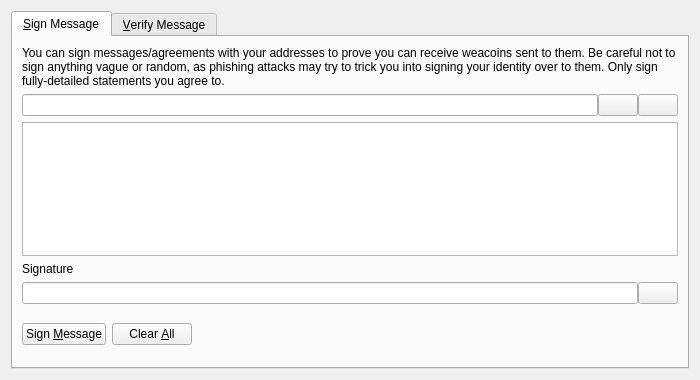
<?xml version="1.0" encoding="UTF-8"?>
<ui version="4.0">
 <class>SignVerifyMessageDialog</class>
 <widget class="QDialog" name="SignVerifyMessageDialog">
  <property name="geometry">
   <rect>
    <x>0</x>
    <y>0</y>
    <width>700</width>
    <height>380</height>
   </rect>
  </property>
  <property name="windowTitle">
   <string>Signatures - Sign / Verify a Message</string>
  </property>
  <property name="modal">
   <bool>true</bool>
  </property>
  <layout class="QVBoxLayout" name="verticalLayout">
   <item>
    <widget class="QTabWidget" name="tabWidget">
     <property name="currentIndex">
      <number>0</number>
     </property>
     <widget class="QWidget" name="tabSignMessage">
      <attribute name="title">
       <string>&amp;Sign Message</string>
      </attribute>
      <layout class="QVBoxLayout" name="verticalLayout_SM">
       <item>
        <widget class="QLabel" name="infoLabel_SM">
         <property name="text">
          <string>You can sign messages/agreements with your addresses to prove you can receive weacoins sent to them. Be careful not to sign anything vague or random, as phishing attacks may try to trick you into signing your identity over to them. Only sign fully-detailed statements you agree to.</string>
         </property>
         <property name="textFormat">
          <enum>Qt::PlainText</enum>
         </property>
         <property name="wordWrap">
          <bool>true</bool>
         </property>
        </widget>
       </item>
       <item>
        <layout class="QHBoxLayout" name="horizontalLayout_1_SM">
         <property name="spacing">
          <number>0</number>
         </property>
         <item>
          <widget class="QValidatedLineEdit" name="addressIn_SM">
           <property name="toolTip">
            <string>The Weacoin address to sign the message with</string>
           </property>
          </widget>
         </item>
         <item>
          <widget class="QPushButton" name="addressBookButton_SM">
           <property name="toolTip">
            <string>Choose previously used address</string>
           </property>
           <property name="text">
            <string/>
           </property>
           <property name="icon">
            <iconset resource="../bitcoin.qrc">
             <normaloff>:/icons/address-book</normaloff>:/icons/address-book</iconset>
           </property>
           <property name="shortcut">
            <string>Alt+A</string>
           </property>
           <property name="autoDefault">
            <bool>false</bool>
           </property>
          </widget>
         </item>
         <item>
          <widget class="QPushButton" name="pasteButton_SM">
           <property name="toolTip">
            <string>Paste address from clipboard</string>
           </property>
           <property name="text">
            <string/>
           </property>
           <property name="icon">
            <iconset resource="../bitcoin.qrc">
             <normaloff>:/icons/editpaste</normaloff>:/icons/editpaste</iconset>
           </property>
           <property name="shortcut">
            <string>Alt+P</string>
           </property>
           <property name="autoDefault">
            <bool>false</bool>
           </property>
          </widget>
         </item>
        </layout>
       </item>
       <item>
        <widget class="QPlainTextEdit" name="messageIn_SM">
         <property name="toolTip">
          <string>Enter the message you want to sign here</string>
         </property>
        </widget>
       </item>
       <item>
        <widget class="QLabel" name="signatureLabel_SM">
         <property name="text">
          <string>Signature</string>
         </property>
         <property name="textFormat">
          <enum>Qt::PlainText</enum>
         </property>
        </widget>
       </item>
       <item>
        <layout class="QHBoxLayout" name="horizontalLayout_2_SM">
         <property name="spacing">
          <number>0</number>
         </property>
         <item>
          <widget class="QLineEdit" name="signatureOut_SM">
           <property name="font">
            <font>
             <italic>true</italic>
            </font>
           </property>
           <property name="readOnly">
            <bool>true</bool>
           </property>
          </widget>
         </item>
         <item>
          <widget class="QPushButton" name="copySignatureButton_SM">
           <property name="toolTip">
            <string>Copy the current signature to the system clipboard</string>
           </property>
           <property name="text">
            <string/>
           </property>
           <property name="icon">
            <iconset resource="../bitcoin.qrc">
             <normaloff>:/icons/editcopy</normaloff>:/icons/editcopy</iconset>
           </property>
           <property name="autoDefault">
            <bool>false</bool>
           </property>
          </widget>
         </item>
        </layout>
       </item>
       <item>
        <layout class="QHBoxLayout" name="horizontalLayout_3_SM">
         <item>
          <widget class="QPushButton" name="signMessageButton_SM">
           <property name="toolTip">
            <string>Sign the message to prove you own this Weacoin address</string>
           </property>
           <property name="text">
            <string>Sign &amp;Message</string>
           </property>
           <property name="icon">
            <iconset resource="../bitcoin.qrc">
             <normaloff>:/icons/edit</normaloff>:/icons/edit</iconset>
           </property>
           <property name="autoDefault">
            <bool>false</bool>
           </property>
          </widget>
         </item>
         <item>
          <widget class="QPushButton" name="clearButton_SM">
           <property name="toolTip">
            <string>Reset all sign message fields</string>
           </property>
           <property name="text">
            <string>Clear &amp;All</string>
           </property>
           <property name="icon">
            <iconset resource="../bitcoin.qrc">
             <normaloff>:/icons/remove</normaloff>:/icons/remove</iconset>
           </property>
           <property name="autoDefault">
            <bool>false</bool>
           </property>
          </widget>
         </item>
         <item>
          <spacer name="horizontalSpacer_1_SM">
           <property name="orientation">
            <enum>Qt::Horizontal</enum>
           </property>
           <property name="sizeHint" stdset="0">
            <size>
             <width>40</width>
             <height>48</height>
            </size>
           </property>
          </spacer>
         </item>
         <item>
          <widget class="QLabel" name="statusLabel_SM">
           <property name="font">
            <font>
             <weight>75</weight>
             <bold>true</bold>
            </font>
           </property>
           <property name="text">
            <string/>
           </property>
           <property name="wordWrap">
            <bool>true</bool>
           </property>
          </widget>
         </item>
         <item>
          <spacer name="horizontalSpacer_2_SM">
           <property name="orientation">
            <enum>Qt::Horizontal</enum>
           </property>
           <property name="sizeHint" stdset="0">
            <size>
             <width>40</width>
             <height>48</height>
            </size>
           </property>
          </spacer>
         </item>
        </layout>
       </item>
      </layout>
     </widget>
     <widget class="QWidget" name="tabVerifyMessage">
      <attribute name="title">
       <string>&amp;Verify Message</string>
      </attribute>
      <layout class="QVBoxLayout" name="verticalLayout_VM">
       <item>
        <widget class="QLabel" name="infoLabel_VM">
         <property name="text">
          <string>Enter the receiver's address, message (ensure you copy line breaks, spaces, tabs, etc. exactly) and signature below to verify the message. Be careful not to read more into the signature than what is in the signed message itself, to avoid being tricked by a man-in-the-middle attack. Note that this only proves the signing party receives with the address, it cannot prove sendership of any transaction!</string>
         </property>
         <property name="textFormat">
          <enum>Qt::PlainText</enum>
         </property>
         <property name="alignment">
          <set>Qt::AlignLeading|Qt::AlignLeft|Qt::AlignTop</set>
         </property>
         <property name="wordWrap">
          <bool>true</bool>
         </property>
        </widget>
       </item>
       <item>
        <layout class="QHBoxLayout" name="horizontalLayout_1_VM">
         <property name="spacing">
          <number>0</number>
         </property>
         <item>
          <widget class="QValidatedLineEdit" name="addressIn_VM">
           <property name="toolTip">
            <string>The Weacoin address the message was signed with</string>
           </property>
          </widget>
         </item>
         <item>
          <widget class="QPushButton" name="addressBookButton_VM">
           <property name="toolTip">
            <string>Choose previously used address</string>
           </property>
           <property name="text">
            <string/>
           </property>
           <property name="icon">
            <iconset resource="../bitcoin.qrc">
             <normaloff>:/icons/address-book</normaloff>:/icons/address-book</iconset>
           </property>
           <property name="shortcut">
            <string>Alt+A</string>
           </property>
           <property name="autoDefault">
            <bool>false</bool>
           </property>
          </widget>
         </item>
        </layout>
       </item>
       <item>
        <widget class="QPlainTextEdit" name="messageIn_VM"/>
       </item>
       <item>
        <widget class="QValidatedLineEdit" name="signatureIn_VM"/>
       </item>
       <item>
        <layout class="QHBoxLayout" name="horizontalLayout_2_VM">
         <item>
          <widget class="QPushButton" name="verifyMessageButton_VM">
           <property name="toolTip">
            <string>Verify the message to ensure it was signed with the specified Weacoin address</string>
           </property>
           <property name="text">
            <string>Verify &amp;Message</string>
           </property>
           <property name="icon">
            <iconset resource="../bitcoin.qrc">
             <normaloff>:/icons/transaction_0</normaloff>:/icons/transaction_0</iconset>
           </property>
           <property name="autoDefault">
            <bool>false</bool>
           </property>
          </widget>
         </item>
         <item>
          <widget class="QPushButton" name="clearButton_VM">
           <property name="toolTip">
            <string>Reset all verify message fields</string>
           </property>
           <property name="text">
            <string>Clear &amp;All</string>
           </property>
           <property name="icon">
            <iconset resource="../bitcoin.qrc">
             <normaloff>:/icons/remove</normaloff>:/icons/remove</iconset>
           </property>
           <property name="autoDefault">
            <bool>false</bool>
           </property>
          </widget>
         </item>
         <item>
          <spacer name="horizontalSpacer_1_VM">
           <property name="orientation">
            <enum>Qt::Horizontal</enum>
           </property>
           <property name="sizeHint" stdset="0">
            <size>
             <width>40</width>
             <height>48</height>
            </size>
           </property>
          </spacer>
         </item>
         <item>
          <widget class="QLabel" name="statusLabel_VM">
           <property name="font">
            <font>
             <weight>75</weight>
             <bold>true</bold>
            </font>
           </property>
           <property name="text">
            <string/>
           </property>
           <property name="wordWrap">
            <bool>true</bool>
           </property>
          </widget>
         </item>
         <item>
          <spacer name="horizontalSpacer_2_VM">
           <property name="orientation">
            <enum>Qt::Horizontal</enum>
           </property>
           <property name="sizeHint" stdset="0">
            <size>
             <width>40</width>
             <height>48</height>
            </size>
           </property>
          </spacer>
         </item>
        </layout>
       </item>
      </layout>
     </widget>
    </widget>
   </item>
  </layout>
 </widget>
 <customwidgets>
  <customwidget>
   <class>QValidatedLineEdit</class>
   <extends>QLineEdit</extends>
   <header>qt/qvalidatedlineedit.h</header>
  </customwidget>
 </customwidgets>
 <resources>
  <include location="../bitcoin.qrc"/>
 </resources>
 <connections/>
</ui>
